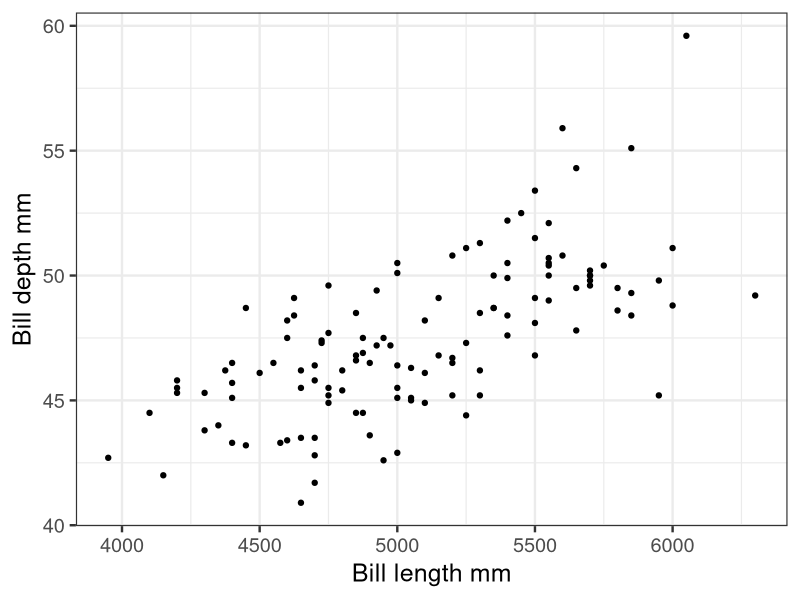
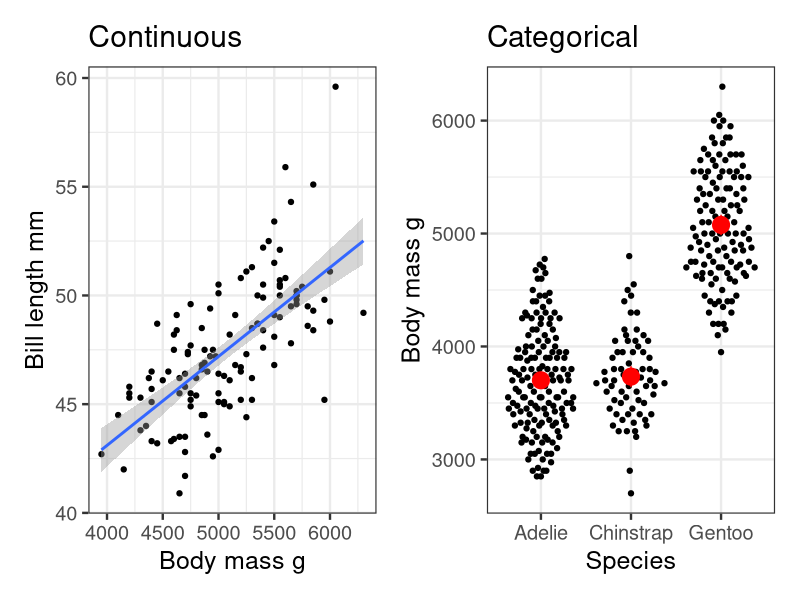
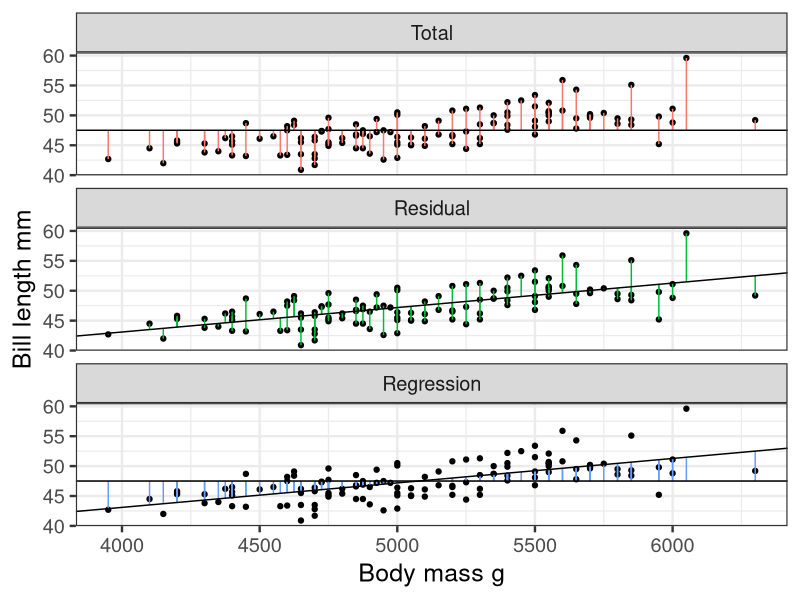
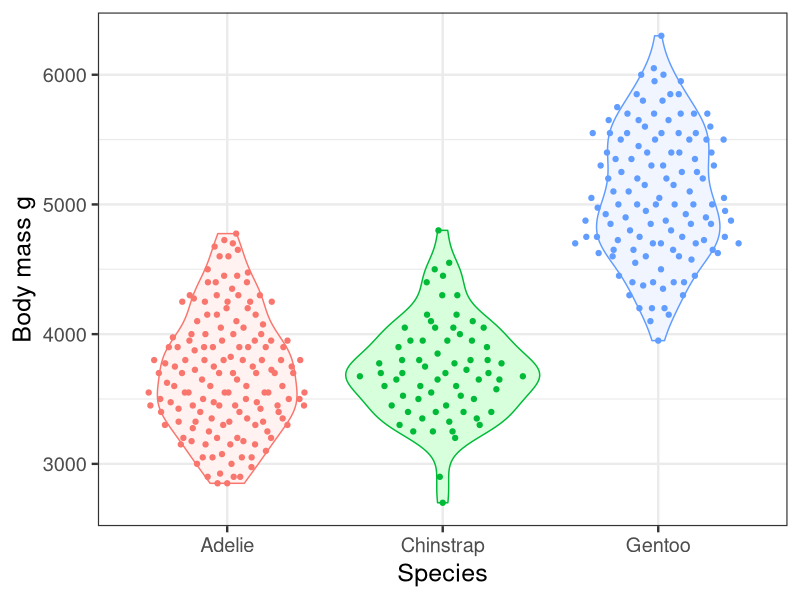
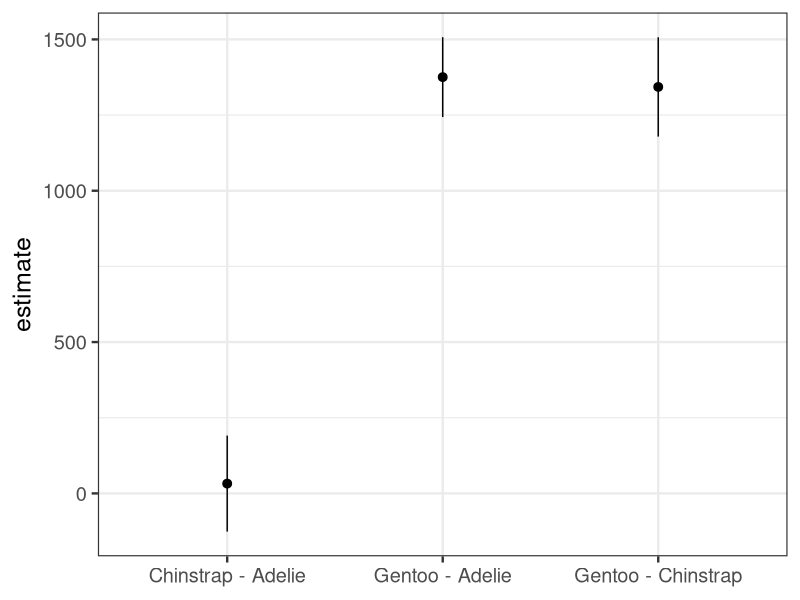
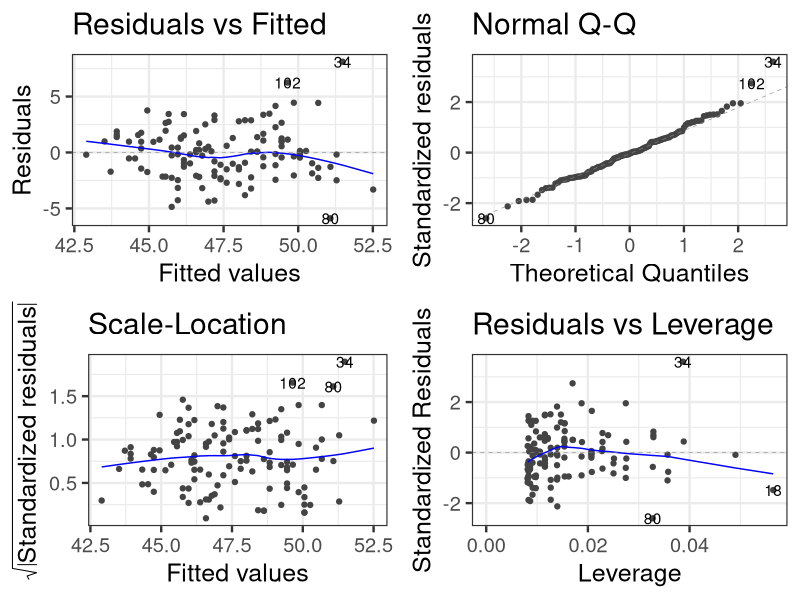
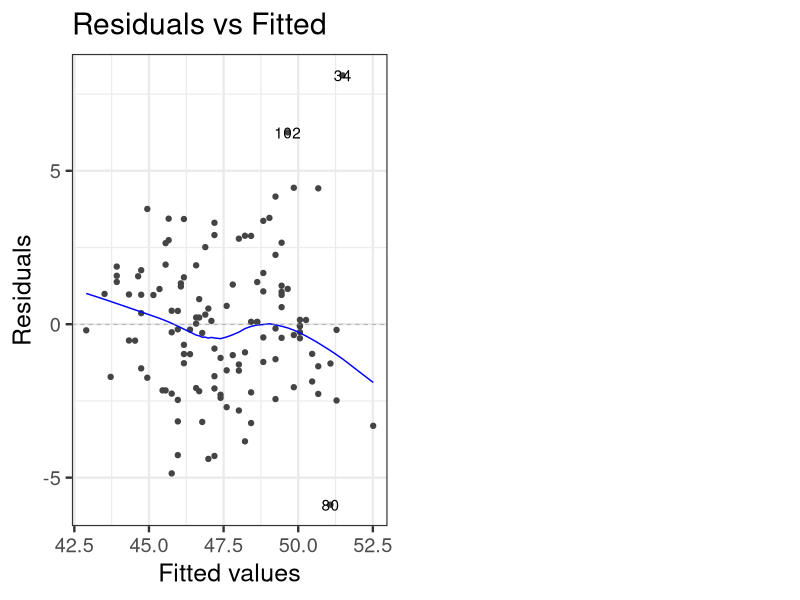
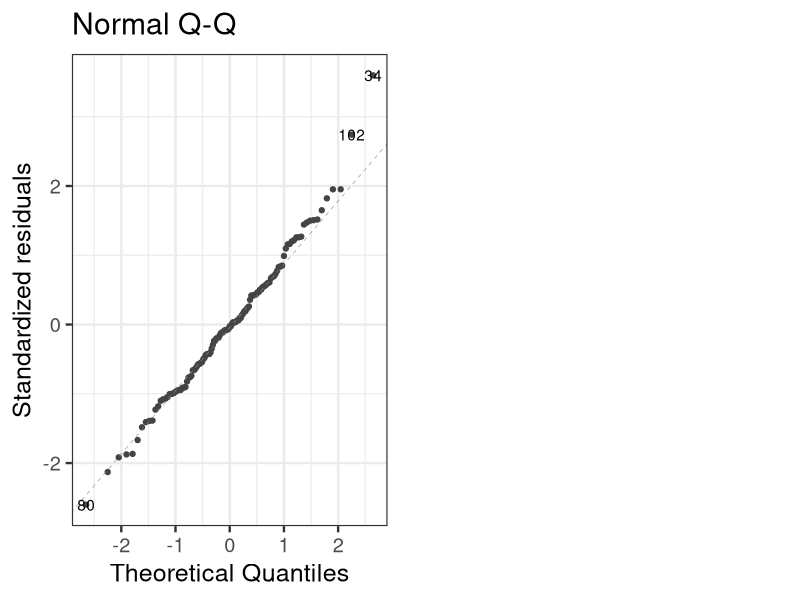

The R script that drew these images, in order:
## ---- chunk 1
library("tidyverse")
library("patchwork")
library(broom)
library(glue)
library(conflicted)
conflict_prefer_all("dplyr")
theme_set(theme_bw(base_size = 18))
data(penguins, package = "palmerpenguins")
options(dplyr.print_min = 2, dplyr.print_max = 3, digits = 4)
## ---- chunk 2
gentoo <- penguins |> 
  filter(species == "Gentoo") |> 
  drop_na(bill_length_mm)
g1 <- ggplot(gentoo, aes(x = body_mass_g, y = bill_length_mm)) +
  geom_point() +
  labs(x = "Bill length mm", y = "Bill depth mm")
g1 
## ---- chunk 3
cor(x = penguins$bill_length_mm,
    y = penguins$body_mass_g, 
    use = "pairwise.complete")
## ---- chunk 4
penguins |> 
  select(bill_length_mm:body_mass_g) |> 
cor(use = "complete.obs")
## ---- chunk 5
cor.test(penguins$bill_length_mm,
    penguins$body_mass_g, 
    use = "pairwise.complete")
## ---- chunk 6
gentoo <- penguins |> filter(species == "Gentoo")
p1 <- ggplot(gentoo, aes(x = body_mass_g, y = bill_length_mm)) +
  geom_point() +
  geom_smooth(method = "lm") +
  labs(x = "Body mass g", y = "Bill length mm", title = "Continuous")

p2 <- ggplot(penguins, aes(x = species, y = body_mass_g)) +
  ggbeeswarm::geom_quasirandom() +
  stat_summary(colour = "red", size = 1.2, fun.data = "mean_cl_normal", fun.args= list(na.rm = TRUE)) +
  labs(x = "Species", y = "Body mass g", title = "Categorical")

p1 + p2 
## ---- chunk 7
gentoo <- penguins |> filter(species == "Gentoo")

mod <- lm(bill_length_mm ~ body_mass_g, data = gentoo)
mod
## ---- chunk 8
summary(mod)
## ---- chunk 9
ss_plot <- function(data, x, y){
  data <- data |> drop_na(.data[[x]], .data[[y]])
  mod <- lm(as.formula(glue("{y} ~ {x}")), data = data)
  res <- augment(mod) |> 
    mutate(
      total = mean(.data[[y]]), 
  )
  reg <- tibble(
    what = c("Residual", "Regression", "Total", "Regression"), 
    intercept = c(rep(coef(mod)[1], 2), rep(mean(data[[y]]), 2)),
    slope = c(rep(coef(mod)[2], 2), 0, 0)) |> 
    mutate(what = factor(what, levels = c("Regression", "Residual", "Total")), 
           what = fct_rev(what))
  
  
  res2 <- bind_rows(
    Total = res |> 
      mutate(y = .data[[y]], yend = total),
    Residual = res |> 
      mutate(y = .data[[y]], yend = .fitted),
    Regression = res |> 
      mutate(y = .fitted, yend = total),
    .id = "what"
  ) |> 
    mutate(what = factor(what, levels = c("Regression", "Residual", "Total")), 
           what = fct_rev(what))

  
res2 |> 
  ggplot(aes(x = .data[[x]], y = .data[[y]])) +
    geom_point() +
    geom_segment(
      aes(x = .data[[x]],
          xend = .data[[x]],
          y = y,
          yend = yend, 
          colour = what),
      show.legend = FALSE) +
  geom_abline(data = reg, aes(intercept = intercept, slope = slope)) +
     facet_wrap(~ what, ncol = 1)

  
}

sum_sq_plot <- penguins |> filter(species == "Gentoo") |> 
  drop_na(bill_length_mm, body_mass_g) |> 
  ss_plot( x = "body_mass_g", y = "bill_length_mm") +
   labs( x = "Body mass g", y = "Bill length mm")
## ---- chunk 10
sum_sq_plot
## ---- chunk 11
car::Anova(mod)
## ---- chunk 12
ggplot(penguins, aes(x = species, y = body_mass_g, colour = species, fill = after_scale(colorspace::lighten(color, 0.9)))) +
  geom_violin(show.legend = FALSE) +
  ggbeeswarm::geom_quasirandom(show.legend = FALSE) +
  scale_fill_brewer(palette = "Set1") +
  labs(x = "Species", y = "Body mass g")
## ---- chunk 13
mod2 <- lm(body_mass_g ~ species, data = penguins)
mod2
## ---- chunk 14
car::Anova(mod2)
## ---- chunk 15
summary(mod2)
## ---- chunk 16
penguins2 <- penguins |> 
  mutate(species = factor(species, levels = c("Gentoo", "Adelie", "Chinstrap")))

mod3 <- lm(body_mass_g ~ species, data = penguins2)
## ---- chunk 17
broom::tidy(mod3)
## ---- chunk 18
library(multcomp) # need to be using conflicted package or disaster

mc <- glht(mod2, linfct = mcp(species = "Tukey"))
summary(mc)
## ---- chunk 19
summary(mc)
## ---- chunk 20
#| label: multicomp-figure
ggplot(confint(mc), aes(x = lhs, y = estimate, ymin = lwr, ymax = upr)) +
   geom_pointrange() +
  labs(x = NULL)
## ---- chunk 21
library(ggfortify)
autoplot(mod) # can also use plot(mod) or performance::check_model(mod)
## ---- chunk 22
autoplot(mod, which = 1)
## ---- chunk 23
autoplot(mod, which = 2)
## ---- chunk 24
autoplot(mod, which = 3)
## ---- chunk 25
autoplot(mod, which = 4)
## ---- chunk 26
autoplot(mod, which = 5)
## ---- chunk 27
autoplot(mod, which = 6)
## ---- chunk 28

x <- 5000
ggplot(gentoo, aes(x = body_mass_g, y = bill_length_mm)) +
  geom_point() +
  geom_abline(intercept = coef(mod)[1], slope = coef(mod)[2], colour = scales::muted("red")) +
  geom_vline(xintercept = x, linetype = "dashed") +
  geom_hline(yintercept = coef(mod)[1] +coef(mod)[2] * x, linetype = "dashed") +
  labs(x = "Body mass g", y = "Bill length mm")

## ---- chunk 29
predict(object = mod)
## ---- chunk 30
nd <- tibble(body_mass_g = c(5000, 7000))
predict(mod, newdata = nd)
## ---- chunk 31
predict(mod, newdata = nd, se.fit = TRUE)
## ---- chunk 32
predict(mod, newdata = nd, interval = "confidence", level = 0.95)
## ---- chunk 33
augment(mod, interval = "confidence") |> 
  ggplot(aes(x = body_mass_g, y = bill_length_mm)) +
  geom_point() +
  geom_ribbon(aes(ymin = .lower, ymax = .upper), alpha = .3)+
  geom_line(aes(y = .fitted))
## ---- chunk 34
augment(mod, interval = "prediction") |> 
  ggplot(aes(x = body_mass_g, y = bill_length_mm)) +
  geom_point() +
  geom_ribbon(aes(ymin = .lower, ymax = .upper), alpha = 0.3)+
  geom_line(aes(y = .fitted))
